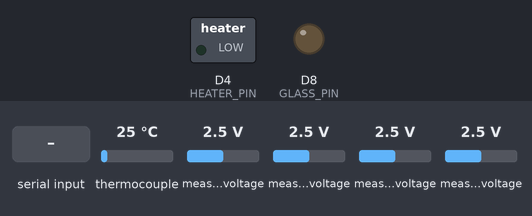
This program was run on a simulated STM32 Nucleo. Parts: switched loads named in the program (green lamp = pin HIGH), output pins drawn as LEDs (lit = HIGH). Inputs (shaded band) come from the test bench; at power-on: thermocouple 25 °C, measured voltage 2.5 V. What the program prints to the serial monitor is not drawn.

Above: at 3.2 s.
3.3 s: "h90\n" received over Serial
At 4.4 s:
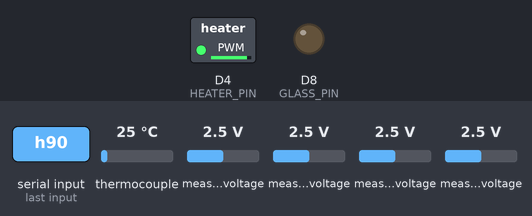
5.1 s: "g90\n" received over Serial
At 5.8 s:
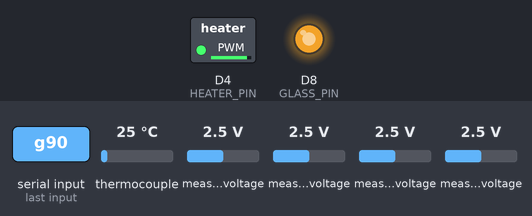
7.0 s: "h\n" received over Serial
At 8.6 s:
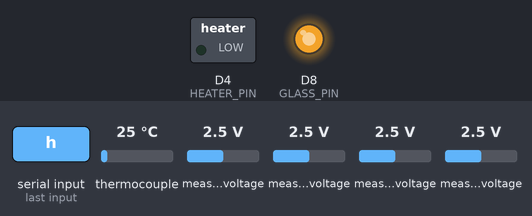
9.0 s: "h 45\n" received over Serial
At 9.7 s:
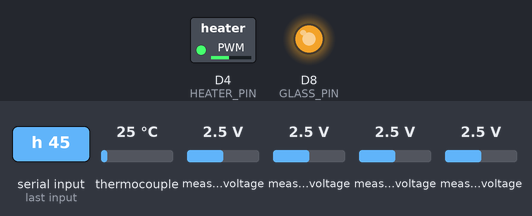
10.5 s: "g\n" received over Serial
At 10.8 s:
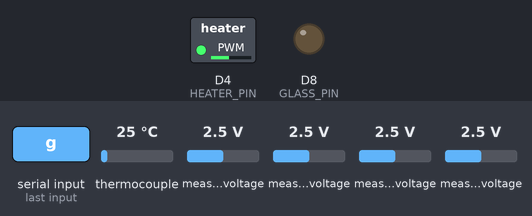
12.0 s: "g 45\n" received over Serial
At 13.2 s:
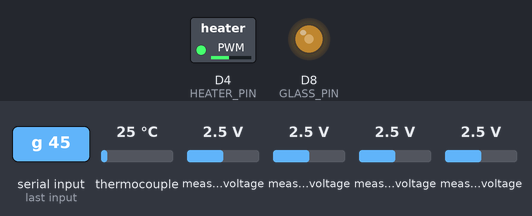
Timing chart, 0 to 14.5 s (numbered marks = the images above; inputs shaded):
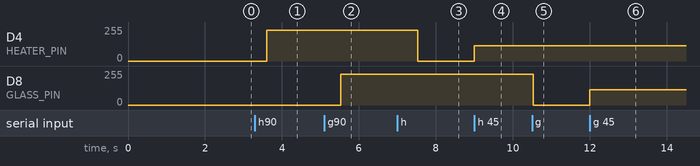

Measured:
- after the input at 3.3 s, D4 (HEATER_PIN): 0/255 → 229/255 after 0.30 s
- after the input at 5.1 s, D8 (GLASS_PIN): 0/255 → 229/255 after 0.43 s
- after the input at 7.0 s, D4 (HEATER_PIN): 229/255 → 0/255 after 0.53 s
- after the input at 9.0 s, D4 (HEATER_PIN): 0/255 → 114/255 at once
- after the input at 10.5 s, D8 (GLASS_PIN): 229/255 → 0/255 at once
- after the input at 12.0 s, D8 (GLASS_PIN): 0/255 → 114/255 at once

The program:

main.cpp
```cpp
#include <Arduino.h>
#include <Wire.h>
#include <Adafruit_ADS1X15.h>
#include <Adafruit_MAX31865.h>

// =====================================================================
//  SENSOR PLACEMENT
// =====================================================================
//  PT1000 (MAX31865) -> CHAMBER AIR, centre, above the plate lid
const char* PT_NAME = "T_cham";

const char* THERM_NAME[4] = {
  "T_glass",      // A0 - taped to the ITO glass, near a corner
  "T_well",       // A1 - in a well, in the water
  "T_side",       // A2 - chamber air, side wall (future control sensor spot)
  "T_amb"         // A3 - OUTSIDE the chamber, room air
};

// =====================================================================
//  OUTPUT PINS
// =====================================================================
const int HEATER_PIN = D4;   // PB5 - wall heaters
const int GLASS_PIN  = D8;   // PA9 - ITO glass  (move to D5 when CO2 is wired)

// =====================================================================
//  THERMISTOR CONSTANTS (TE GA10K3MCD1)
// =====================================================================
const float R0 = 10000.0, T0 = 298.15, BETA = 3976.0;
const float V_SUPPLY = 3.29;

float R_FIXED[4]  = { 9840.0, 9980.0, 9890.0, 9940.0 };
float T_OFFSET[4] = { -0.06, +0.51, -0.25, -0.23 };

const int NUM_THERM = 4;
const int SAMPLES   = 16;

// =====================================================================
Adafruit_ADS1115 ads;
Adafruit_MAX31865 rtd = Adafruit_MAX31865(10, 11, 12, 13);
#define RREF      4300.0
#define RNOMINAL  1000.0

const unsigned long INTERVAL = 1000;
unsigned long lastLog = 0;
int rowCount = 0;
uint8_t lastFault = 0;

int heaterPct = 0;
int glassPct  = 0;

char cmdBuf[40];
int  cmdLen = 0;

// ---------------------------------------------------------------------
void applyOutputs() {
  analogWrite(HEATER_PIN, (heaterPct * 255) / 100);
  analogWrite(GLASS_PIN,  (glassPct  * 255) / 100);
}

float readVolts(uint8_t ch) {
  float sum = 0;
  for (int i = 0; i < SAMPLES; i++) sum += ads.computeVolts(ads.readADC_SingleEnded(ch));
  return sum / SAMPLES;
}

float readThermistor(uint8_t ch) {
  float v = readVolts(ch);
  if (v < 0.01 || v > V_SUPPLY - 0.01) return NAN;
  float rTherm = R_FIXED[ch] * v / (V_SUPPLY - v);
  float tK = 1.0 / (1.0 / T0 + log(rTherm / R0) / BETA);
  return tK - 273.15 + T_OFFSET[ch];
}

// right-align a float (or "---") in a field of given width
void printPadded(float v, int width) {
  char buf[16];
  if (isnan(v)) {
    strcpy(buf, "---");
  } else {
    bool neg = v < 0;
    float a = neg ? -v : v;
    long whole = (long)a;
    long frac  = (long)((a - whole) * 100.0 + 0.5);
    if (frac >= 100) { frac -= 100; whole += 1; }
    snprintf(buf, sizeof(buf), "%s%ld.%02ld", neg ? "-" : "", whole, frac);
  }
  for (int i = strlen(buf); i < width; i++) Serial.print(' ');
  Serial.print(buf);
}

void printPaddedStr(const char* s, int width) {
  for (int i = strlen(s); i < width; i++) Serial.print(' ');
  Serial.print(s);
}

void printHeader() {
  Serial.println();
  printPaddedStr("t_s", 6);
  printPaddedStr("clock", 10);
  printPaddedStr("heat%", 7);
  printPaddedStr("glass%", 7);
  printPaddedStr(PT_NAME, 9);
  for (int i = 0; i < NUM_THERM; i++) printPaddedStr(THERM_NAME[i], 9);
  printPaddedStr("flt", 5);
  Serial.println();
  Serial.println("--------------------------------------------------------------------------");
}

void printHelp() {
  Serial.println("#");
  Serial.println("#  COMMANDS  (type into the serial monitor, then press ENTER)");
  Serial.println("#    h10     wall heaters to 10% duty");
  Serial.println("#    h0      wall heaters off");
  Serial.println("#    g15     glass to 15% duty");
  Serial.println("#    off     everything off");
  Serial.println("#    n text  write a note into the log");
  Serial.println("#    ?       show this help again");
  Serial.println("#");
}

void logEvent(const char* what) {
  Serial.print("#  >>> t=");
  Serial.print(millis() / 1000);
  Serial.print("s   ");
  Serial.println(what);
  rowCount = 999;              // force a fresh header after an event
}

void handleCommand() {
  cmdBuf[cmdLen] = '\0';
  char* p = cmdBuf;
  while (*p == ' ') p++;
  char msg[60];

  if (p[0] == 'h' || p[0] == 'H') {
    int v = atoi(p + 1);
    if (v >= 0 && v <= 100) {
      heaterPct = v; applyOutputs();
      snprintf(msg, sizeof(msg), "HEATERS set to %d%%", heaterPct); logEvent(msg);
    } else Serial.println("#  duty must be 0-100");
  }
  else if (p[0] == 'g' || p[0] == 'G') {
    int v = atoi(p + 1);
    if (v >= 0 && v <= 100) {
      glassPct = v; applyOutputs();
      snprintf(msg, sizeof(msg), "GLASS set to %d%%", glassPct); logEvent(msg);
    } else Serial.println("#  duty must be 0-100");
  }
  else if (strncmp(p, "off", 3) == 0) {
    heaterPct = 0; glassPct = 0; applyOutputs();
    logEvent("ALL OFF");
  }
  else if (p[0] == 'n' || p[0] == 'N') {
    snprintf(msg, sizeof(msg), "NOTE: %s", p + 1); logEvent(msg);
  }
  else if (p[0] == '?') { printHelp(); rowCount = 999; }
  else if (cmdLen > 0) Serial.println("#  unknown command, type ? for help");

  cmdLen = 0;
}

void readSerial() {
  while (Serial.available()) {
    char c = Serial.read();
    if (c == '\n' || c == '\r') { if (cmdLen > 0) handleCommand(); }
    else if (cmdLen < (int)sizeof(cmdBuf) - 1) cmdBuf[cmdLen++] = c;
  }
}

// ---------------------------------------------------------------------
void setup() {
  Serial.begin(115200);
  delay(2000);

  pinMode(HEATER_PIN, OUTPUT);
  pinMode(GLASS_PIN,  OUTPUT);
  applyOutputs();

  Serial.println();
  Serial.println("# ===== Incubator step test =====");

  Wire.begin();
  if (!ads.begin(0x48)) {
    Serial.println("#  ADS1115 NOT FOUND - check I2C wiring");
    while (1) delay(1000);
  }
  ads.setGain(GAIN_ONE);
  ads.setDataRate(RATE_ADS1115_128SPS);
  Serial.println("#  ADS1115 ok");

  rtd.begin(MAX31865_2WIRE);
  rtd.setThresholds(0x1234, 0x5678);
  uint16_t lo = rtd.getLowerThreshold(), hi = rtd.getUpperThreshold();
  rtd.setThresholds(0, 0xFFFF);
  if (lo == 0x1234 && hi == 0x5678) {
    Serial.println("#  MAX31865 ok");
  } else {
    Serial.println("#  *** MAX31865 NOT TALKING ***");
    Serial.print("#      wrote 0x1234/0x5678, read back 0x");
    Serial.print(lo, HEX); Serial.print("/0x"); Serial.println(hi, HEX);
    Serial.println("#      0xFFFF/0xFFFF means SDO stuck high: check 3V3, VIN and the 4 SPI wires");
  }

  printHelp();
}

void loop() {
  readSerial();
  if (millis() - lastLog < INTERVAL) return;
  lastLog += INTERVAL;

  if (rowCount >= 20) { printHeader(); rowCount = 0; }
  rowCount++;

  unsigned long s = millis() / 1000;
  char clk[12];
  snprintf(clk, sizeof(clk), "%02lu:%02lu:%02lu", s / 3600, (s / 60) % 60, s % 60);
  char num[12];

  snprintf(num, sizeof(num), "%lu", s);   printPaddedStr(num, 6);
  printPaddedStr(clk, 10);
  snprintf(num, sizeof(num), "%d", heaterPct); printPaddedStr(num, 7);
  snprintf(num, sizeof(num), "%d", glassPct);  printPaddedStr(num, 7);

  uint16_t raw = rtd.readRTD();
  uint8_t fault = rtd.readFault();
  float tPT = fault ? NAN : rtd.calculateTemperature(raw, RNOMINAL, RREF);
  printPadded(tPT, 9);

  for (int i = 0; i < NUM_THERM; i++) printPadded(readThermistor(i), 9);

  snprintf(num, sizeof(num), "%02X", fault);  printPaddedStr(num, 5);
  Serial.println();

  if (fault != lastFault) {
    Serial.print("#  PT1000 fault changed to 0x"); Serial.println(fault, HEX);
    lastFault = fault;
  }
  if (fault) rtd.clearFault();
}
```
